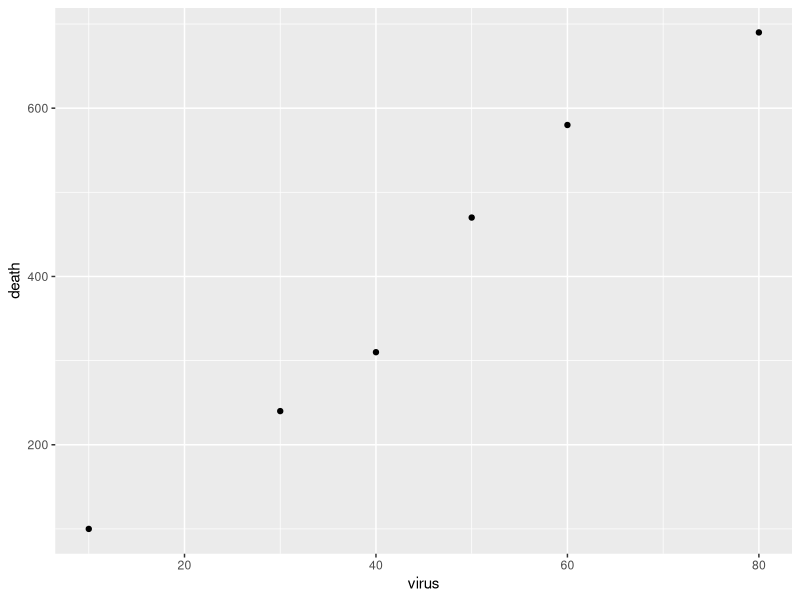
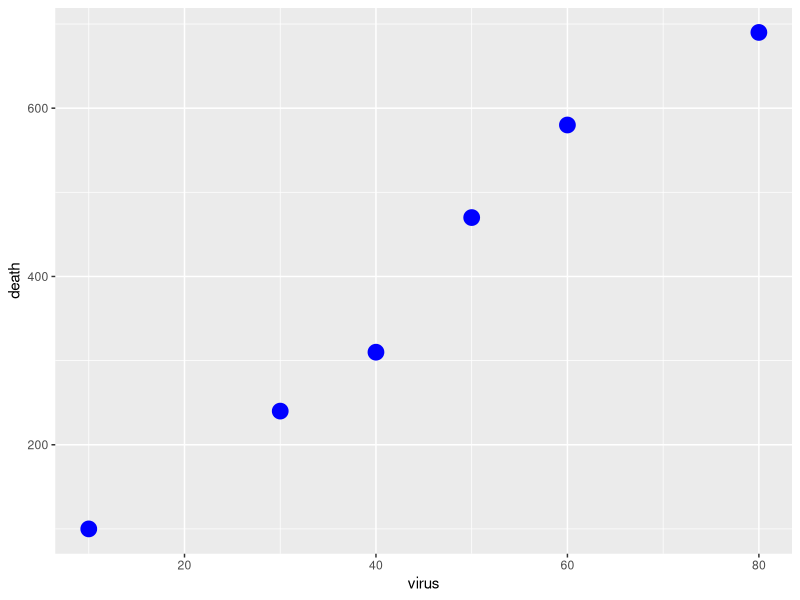
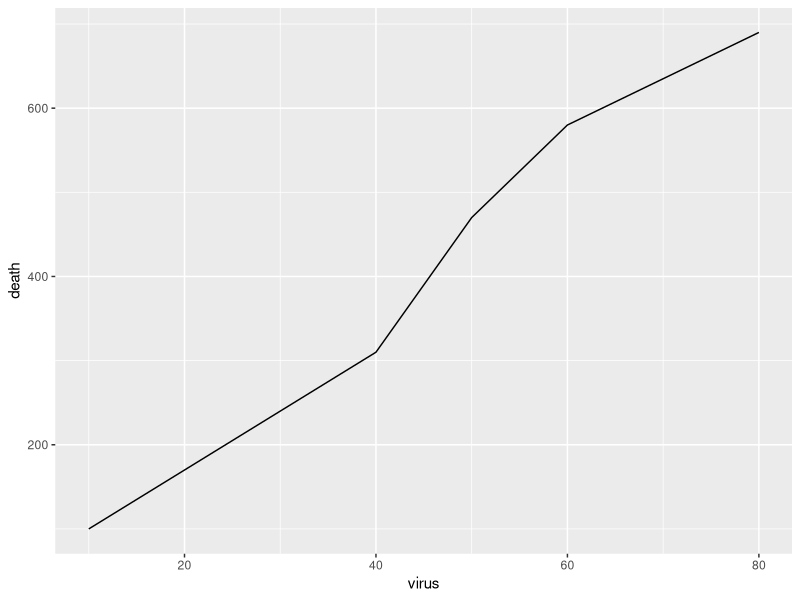
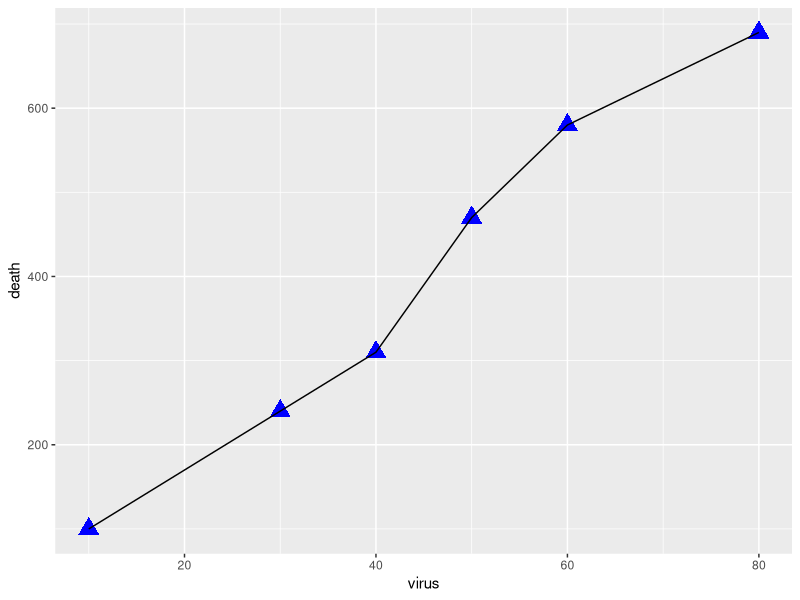
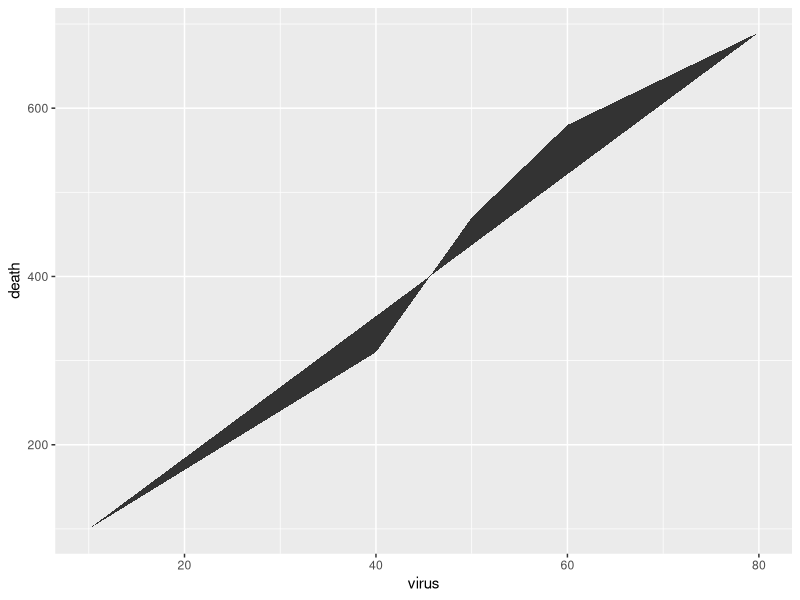

Reproduce these figures in R, in order.
#R code for ggplot2 based graphs

#use library ggplot2, super powerfull for plots
library(ggplot2)

#inveting some variables to costruct the dataframe
virus <- c(10, 30, 40, 50, 60, 80) # array of values: c
death <- c(100, 240, 310, 470, 580, 690)

#create a dataframe combining the two variables
d <- data.frame(virus, death)  #it creates a tables

#as before, we can use summary also for thta dataframe
summary(d)
ggplot(d, aes(x = virus, y = death)) + geom_point()  # first: data, than specify what I want on the axes = aes: aesthetic of the graph 
                                                     # geom_point = make dots, here we can specify some features like color, size, etc, 
                                                     # it's a function specifying the geometry for the plot, simply adding to ggplot
#more featured plot
ggplot(d, aes(x = virus, y = death)) + geom_point(col = "blue", size = 5)

#lines plot
ggplot(d, aes(x = virus, y = death)) + geom_line() 

#points & lines
ggplot(d, aes(x = virus, y = death)) + geom_point(col = "blue", size = 5, pch = 17) + geom_line() 

#polygons
ggplot(d, aes(x = virus, y = death)) + geom_polygon()
